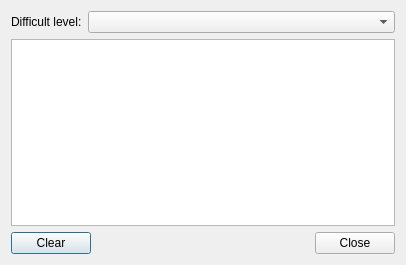
<?xml version="1.0" encoding="UTF-8"?>
<ui version="4.0">
 <class>ScoresDialog</class>
 <widget class="QDialog" name="ScoresDialog">
  <property name="geometry">
   <rect>
    <x>0</x>
    <y>0</y>
    <width>406</width>
    <height>265</height>
   </rect>
  </property>
  <property name="windowTitle">
   <string>Scores</string>
  </property>
  <layout class="QGridLayout" name="gridLayout">
   <item row="0" column="0">
    <widget class="QLabel" name="difficultLevelLabel">
     <property name="text">
      <string>Difficult level:</string>
     </property>
    </widget>
   </item>
   <item row="0" column="1" colspan="3">
    <widget class="QComboBox" name="difficultLevelEdit"/>
   </item>
   <item row="1" column="0" colspan="4">
    <widget class="QTableView" name="scoresTable"/>
   </item>
   <item row="2" column="0" colspan="2">
    <widget class="QPushButton" name="clearButton">
     <property name="text">
      <string>Clear</string>
     </property>
    </widget>
   </item>
   <item row="2" column="2">
    <spacer name="horizontalSpacer">
     <property name="orientation">
      <enum>Qt::Horizontal</enum>
     </property>
     <property name="sizeHint" stdset="0">
      <size>
       <width>304</width>
       <height>20</height>
      </size>
     </property>
    </spacer>
   </item>
   <item row="2" column="3">
    <widget class="QPushButton" name="closeButton">
     <property name="text">
      <string>Close</string>
     </property>
    </widget>
   </item>
  </layout>
 </widget>
 <tabstops>
  <tabstop>difficultLevelEdit</tabstop>
  <tabstop>scoresTable</tabstop>
  <tabstop>clearButton</tabstop>
  <tabstop>closeButton</tabstop>
 </tabstops>
 <resources/>
 <connections>
  <connection>
   <sender>closeButton</sender>
   <signal>clicked()</signal>
   <receiver>ScoresDialog</receiver>
   <slot>accept()</slot>
   <hints>
    <hint type="sourcelabel">
     <x>350</x>
     <y>285</y>
    </hint>
    <hint type="destinationlabel">
     <x>286</x>
     <y>296</y>
    </hint>
   </hints>
  </connection>
 </connections>
</ui>
